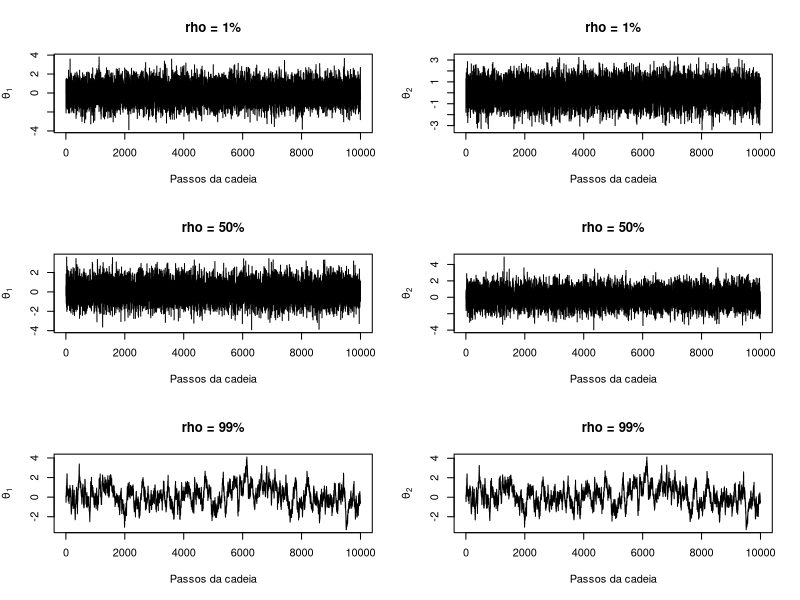
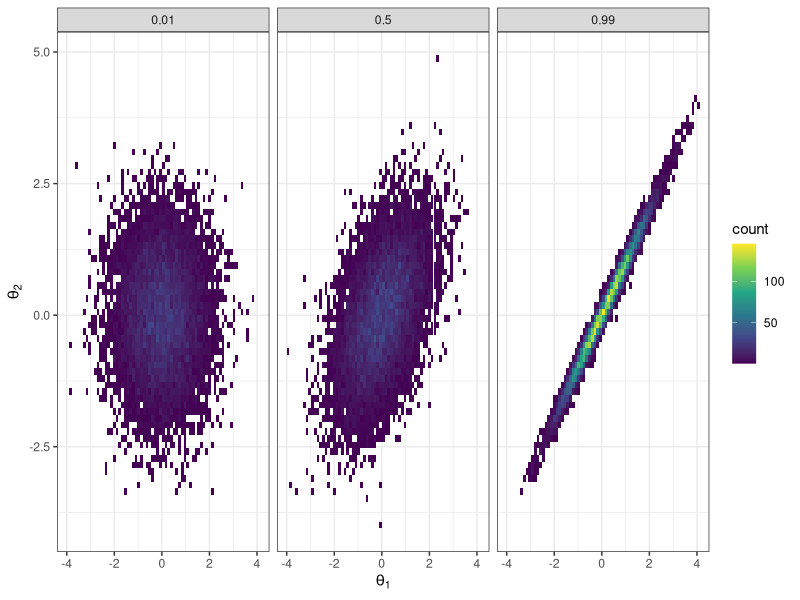
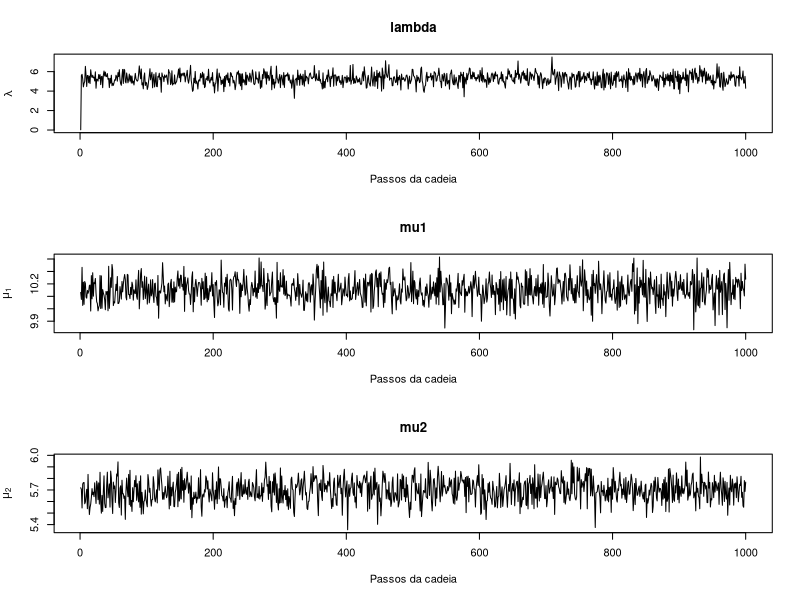
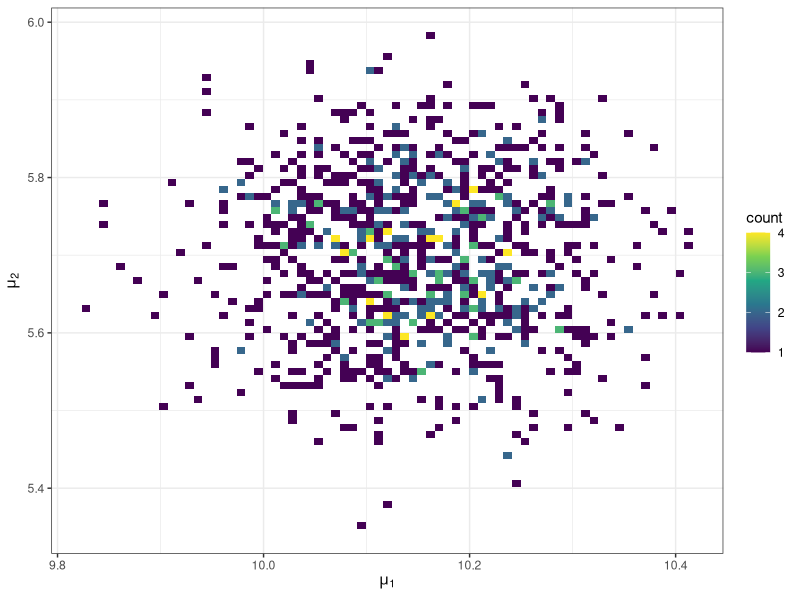
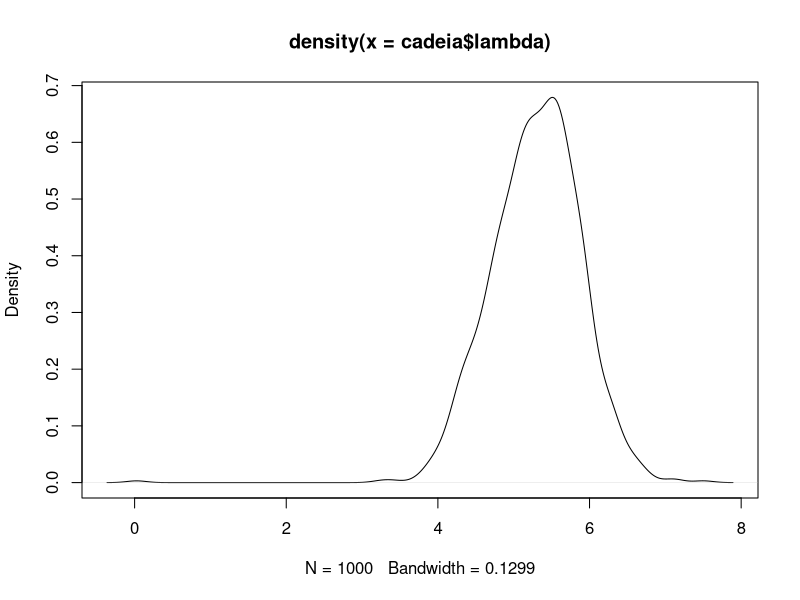
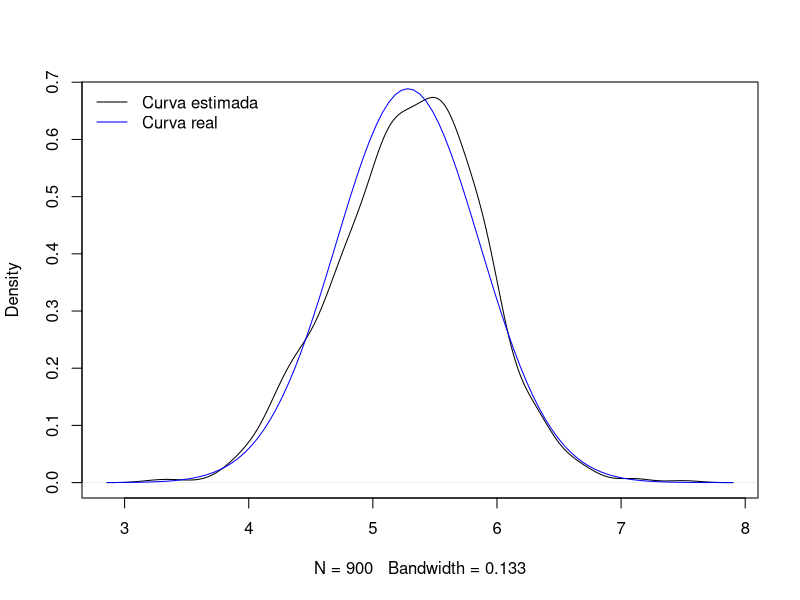
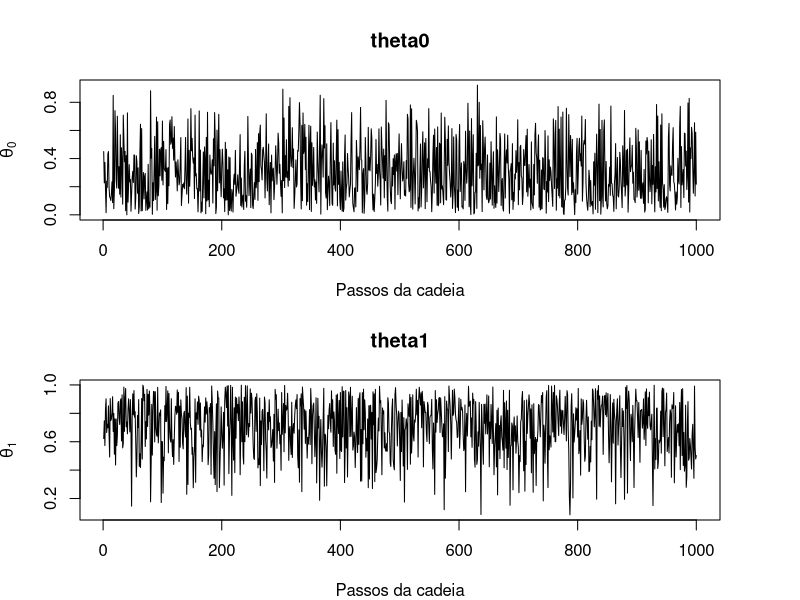
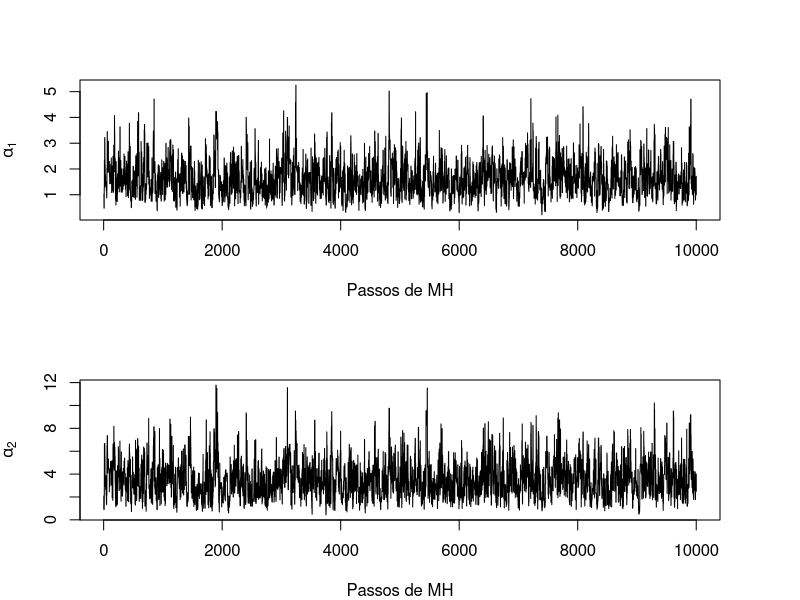

R code for these plots, in order:
###############################################################################
###############################################################################
###########                                                         ###########
########### Lista Fixacao 2 - Metodos Computacionalmente Intensivos ###########
###########                                                         ###########
###############################################################################
###############################################################################

# Semestre: 2/2021
# Monitor: Rodrigo Ferrari Lucas Lassance
# Lista: https://www.overleaf.com/project/6123a4be8e1e62ce6f6cfcae


###############################################################################
#######################   Questao 1 - Gibbs c/ Normal   #######################
###############################################################################

##(a)
#theta2 | theta1 ~ N(theta1*rho, 1-rho^2)

##(b)
gibbs_normal <- function(M, rho, theta.ini = c(0,0)){
  
  #Criando os theta's
  theta1 <- theta2 <- numeric()
  
  #Adicionando o valor de inicialização
  theta1[1] <- theta.ini[1]
  theta2[1] <- theta.ini[2]
  
  #Gerando os novos valores via Gibbs
  for(i in 2:(M+1)){
    #theta1 -> theta2
    theta2[i] <- rnorm(1, theta1[i-1]*rho, sqrt(1 - rho^2))
    #theta2 -> theta1
    theta1[i] <- rnorm(1, theta2[i]*rho, sqrt(1 - rho^2)) #Sempre o valor mais recente
  }
  
  #Removendo os valores iniciais
  theta1 <- theta1[-1]
  theta2 <- theta2[-1]
  
  return(data.frame(theta1 = theta1, theta2 = theta2))
}

rhos <- c(.01, .5, .99) #Valores de rho de interesse
M <- 10000 #Numeros de simulacoes
cadeias <- list()
for(rho in rhos){
  Valor <- paste('rho = ', rho*100, '%', sep = '') #Nome para a lista
  cadeias[[Valor]] <- gibbs_normal(M, rho, theta.ini = c(0,0))
}

#Plot de cada configuracao
par(mfrow = c(3,2))
for(i in 1:3){
  #Convergencia de theta1
  plot(cadeias[[i]][,1], type = 'l', main = names(cadeias)[i],
       xlab = "Passos da cadeia", ylab = expression(theta[1]))
  #Convergencia de theta2
  plot(cadeias[[i]][,2], type = 'l', main = names(cadeias)[i],
       xlab = "Passos da cadeia", ylab = expression(theta[2]))
}
library(ggplot2)
library(dplyr)
#Distribuicao conjunta
conjunta <- bind_rows(cadeias)
conjunta$rho <- c(rep(.01,M), rep(.5,M), rep(.99,M))
ggplot(conjunta, aes(x=theta1, y=theta2) ) +
  geom_bin2d(bins = 70) +
  scale_fill_continuous(type = "viridis") +
  theme_bw() +
  xlab(expression(theta[1])) +
  ylab(expression(theta[2])) +
  facet_wrap(~ rho)


##(c)
# O amostrador mais eficiente foi o terceiro, visto que
# esta mais concentrado. Isso faz sentido, ja que rho eh
# maior, portanto um parametro carrega mais informacao
# acerca do estado do outro




################################################################################
###################   Questao 2 - Gibbs hierarquico Normal   ###################
################################################################################

#(a)
##lambda | . ~ N[(mu1+mu2)/3, 1/3]
##mu1 | . ~ N[(n1*x1.barra + lambda)/(n1+1), 1/(n1+1)]
##mu2 | . ~ N[(n2*x2.barra + lambda)/(n2+1), 1/(n2+1)]


#(b)
gibbs_normal_hier <- function(M, x1.barra, x2.barra, n1, n2, parm.init = c(0,0,0)){
  lambda <- mu1 <- mu2 <- numeric()
  
  #Atribuindo os valores iniciais
  lambda[1] <- parm.init[1]
  mu1[1] <- parm.init[2]
  mu2[1] <- parm.init[3]
  
  #Atualizando os parametros
  for(i in 2:(M+1)){
    lambda[i] <- rnorm(1, (mu1[i-1]+mu2[i-1])/3, sqrt(1/3))
    mu1[i] <- rnorm(1, (n1*x1.barra + lambda[i])/(n1+1), sqrt(1/(n1+1)))
    mu2[i] <- rnorm(1, (n2*x2.barra + lambda[i])/(n2+1), sqrt(1/(n2+1)))
  }
  
  #Removendo valores iniciais
  lambda <- lambda[-1]
  mu1 <- mu1[-1]
  mu2 <- mu2[-1]
  
  return(data.frame(lambda = lambda, mu1 = mu1, mu2 = mu2))
}

x1.barra <- 10.2
x2.barra <- 5.7
n1 <- n2 <- 100
M <- 1000

cadeia <- gibbs_normal_hier(M, x1.barra, x2.barra, n1, n2)

par(mfrow = c(3,1))
##Convergencia de lambda
plot(cadeia[,1], type = 'l', main = names(cadeia)[1],
     xlab = "Passos da cadeia", ylab = expression(lambda))
##Convergencia de mu1
plot(cadeia[,2], type = 'l', main = names(cadeia)[2],
     xlab = "Passos da cadeia", ylab = expression(mu[1]))
##Convergencia de theta2
plot(cadeia[,3], type = 'l', main = names(cadeia)[3],
     xlab = "Passos da cadeia", ylab = expression(mu[2]))

##Distribuicao conjunta dos mu's
ggplot(cadeia, aes(x=mu1, y=mu2) ) +
  geom_bin2d(bins = 70) +
  scale_fill_continuous(type = "viridis") +
  theme_bw() +
  xlab(expression(mu[1])) +
  ylab(expression(mu[2]))
cor(cadeia$mu1, cadeia$mu2) #Baixa ou nenhuma correlacao entre as amostras

par(mfrow = c(1,1))
plot(density(cadeia$lambda))

#(c)
##lambda|x ~ N(m, v)
##d = 3*n1*n2 + 2*(n1+n2) + 1
##m = (n1*x1.barra*(n2+1) + n2*x2.barra*(n1+1))/d
##v = (n1+1)*(n2+1)/d

x1.barra <- 10.2
x2.barra <- 5.7
n1 <- n2 <- 100

d = 3*n1*n2 + 2*(n1+n2) + 1
m = (n1*x1.barra*(n2+1) + n2*x2.barra*(n1+1))/d
v = (n1+1)*(n2+1)/d

c(mean(cadeia$lambda[-(1:100)]), m)
c(var(cadeia$lambda[-(1:100)]), v)

par(mfrow = c(1,1))
plot(density(cadeia$lambda[-(1:100)]), main = "")
curve(dnorm(x, mean = m, sd = sqrt(v)), col='blue', add=T)
legend("topleft", c("Curva estimada", "Curva real"), lty = 1,
       col = c('black', 'blue'), bty = 'n')



###############################################################################
####################   Questao 3 - Gibbs c/ Ber/Beta/Ber   ####################
###############################################################################
#Passo 1: simular X4 e X6 de uma Ber(0.5)
#Se X4 = 0 e X6 = 0, theta0 ~ Beta(2, 4) e theta1 ~ Beta(3, 1)
#Se X4 = 0 e X6 = 1, theta0 ~ Beta(2, 3) e theta1 ~ Beta(3, 2)
#Se X4 = 1 e X6 = 0, theta0 ~ Beta(1, 4) e theta1 ~ Beta(4, 1)
#Se X4 = 1 e X6 = 1, theta0 ~ Beta(1, 3) e theta1 ~ Beta(4, 2)

#Para este caso, nao preciso de um valor inicial pois theta0 e theta1 sao
#condicionalmente independentes
Gibbs_BerBeta <- function(M){
  theta0 <- theta1 <- numeric()
  for(i in 1:M){
    X <- rbinom(2,1,.5)
    if(X[1] == 0 & X[2] == 0){
      theta0[i] <- rbeta(1,2,4)
      theta1[i] <- rbeta(1,3,1)
    } else if(X[1] == 0 & X[2] == 1){
      theta0[i] <- rbeta(1,2,3)
      theta1[i] <- rbeta(1,3,2)
    } else if(X[1] == 1 & X[2] == 0){
      theta0[i] <- rbeta(1,1,4)
      theta1[i] <- rbeta(1,4,1)
    } else{
      theta0[i] <- rbeta(1,1,3)
      theta1[i] <- rbeta(1,4,2)
    }
  }
  return(data.frame(theta0 = theta0, theta1 = theta1))
}

cadeia_theta <- Gibbs_BerBeta(M = 1000)

par(mfrow = c(2,1), mar = c(4,4,4,4))
##Convergencia de theta0
plot(cadeia_theta[,1], type = 'l', main = names(cadeia_theta)[1],
     xlab = "Passos da cadeia", ylab = expression(theta[0]))
##Convergencia de theta1
plot(cadeia_theta[,2], type = 'l', main = names(cadeia_theta)[2],
     xlab = "Passos da cadeia", ylab = expression(theta[1]))



###############################################################################
#######################   Questao 4 - Gibbs Beta/Gama   #######################
###############################################################################

MH_beta_gama <- function(M, x, parm.init = c(1,1), st.dev = c(.1,.1)){
  alfa1 <- alfa2 <- numeric()
  
  #Atribuindo os valores iniciais
  alfa1[1] <- parm.init[1]
  alfa2[1] <- parm.init[2]
  
  lvero <- function(x, a1, a2) sum(dbeta(x,a1,a2, log=T))
  
  conta <- c(0,0)
  
  #Iniciando MH
  for(i in 2:(M+1)){
    #Passo de alfa1
    alfa1.prop <- exp(rnorm(1, log(alfa1[i-1]), st.dev[1]))
    lrazao <- lvero(x, alfa1.prop, alfa2[i-1]) - lvero(x, alfa1[i-1], alfa2[i-1]) + #Verossimilhanca
      dgamma(alfa1.prop, 1, 1, log = T) - dgamma(alfa1[i-1], 1, 1, log = T) + #Priori
      log(alfa1.prop) - log(alfa1[i-1]) #Passo de MH
    ##Aceite
    ifelse(lrazao > log(runif(1)),
           c(alfa1[i] <- alfa1.prop, conta[1] <- conta[1] + 1),
           alfa1[i] <- alfa1[i-1])
    
    #Passo de alfa2
    alfa2.prop <- exp(rnorm(1, log(alfa2[i-1]), st.dev[2]))
    lrazao <- lvero(x, alfa1[i], alfa2.prop) - lvero(x, alfa1[i], alfa2[i-1]) + #Verossimilhanca
      dgamma(alfa2.prop, 1, 1, log = T) - dgamma(alfa2[i-1], 1, 1, log = T) + #Priori
      log(alfa2.prop) - log(alfa2[i-1]) #Passo de MH
    ##Aceite
    ifelse(lrazao > log(runif(1)),
           c(alfa2[i] <- alfa2.prop, conta[2] <- conta[2] + 1),
           alfa2[i] <- alfa2[i-1])
  }
  return(list(aceita = conta/M, cadeias = data.frame(alfa1, alfa2)))
}

x = c(0.21,0.35,0.23,0.27,0.31,0.29,0.24)
resultado <- MH_beta_gama(M = 10000, x, st.dev = c(.8,.8))

resultado$aceita #Checar se a taxa de aceitacao eh adequada

par(mfrow = c(2,1))
plot(resultado$cadeia$alfa1, ylab = expression(alpha[1]), xlab = "Passos de MH",
     type = 'l')
plot(resultado$cadeia$alfa2, ylab = expression(alpha[2]), xlab = "Passos de MH",
     type = 'l')



###############################################################################
#######################   Questao 5 - Gibbs p/ Imagem   #######################
###############################################################################
library(dplyr)

A <- 0:10

#Gera uma lista dos vizinhos de cada coordenada
vizinhos <- function(A){
  min.A <- min(A)
  max.A <- max(A)
  df <- data.frame(i=as.numeric(),
                   j=as.numeric(),
                   viz_i=as.numeric(),
                   viz_j=as.numeric())
  for(i in A){
    for(j in A){
      mexe.i <- c(i-1, i, i, i+1)
      mexe.j <- c(j, j-1, j+1, j)
      checa.viz <- which(mexe.i >= min.A & mexe.i <= max.A &
                         mexe.j >= min.A & mexe.j <= max.A)
      mexe.i <- mexe.i[checa.viz]
      mexe.j <- mexe.j[checa.viz]
      casos <- length(mexe.i)
      df <- bind_rows(df,
                      data.frame(i = rep(i, casos), j = rep(j, casos),
                                 viz_i = mexe.i, viz_j = mexe.j)
                      )
    }
  }
  return(df)
}

#Log da funcao de probabilidade sem constante de proporcionalidade
lprob_disc <- function(Z, lambda, i, j, viz, vals_Z){
  #Identificando os vizinhos
  viz_Z <- viz[which(viz[,1] == i & viz[,2] == j), 3:4]
  #Numero de vizinhos
  n_viz <- dim(viz_Z)[1]
  #Acumulando valores dos vizinhos
  soma_viz <- 0
  for(k in 1:n_viz){
    soma_viz <- soma_viz + Z[viz_Z[k,1] + 1, viz_Z[k,2] + 1]
  }
  return(-(4*lambda*n_viz)*(vals_Z - soma_viz/n_viz)^2/2)
}


##(a)
Gibbs_discreto <- function(M, lambda, A, vals_Z = 0:1){
  #Aspectos de A
  tam.A <- length(A)
  viz <- vizinhos(A)
  #Configuracoes iniciais
  Z <- array(NA, c(tam.A, tam.A, M+1))
  Z.novos <- matrix(sample(vals_Z,tam.A^2,replace = T), nrow = tam.A, ncol = tam.A)
  Z[,,1] <- Z.novos
  #Inicializando a cadeia
  for(k in 2:(M+1)){ #Nivel da iteracao
    for(i in 1:tam.A){ #Linha da imagem
      for(j in 1:tam.A){ #Coluna da imagem
        lvero <- lprob_disc(Z = Z.novos, lambda, i-1, j-1, viz, vals_Z) #Coleta sua vero
        vero <- exp(lvero)
        probs = vero/sum(vero)
        Z.novos[i,j] <- sample(vals_Z, 1, prob = probs)
      }
    }
    Z[,,k] <- Z.novos
  }
  #Removendo o primeiro caso
  Z <- Z[,,-1]
  return(Z)
}

m <- 5
cadeia_binaria <- Gibbs_discreto(M = m^2, lambda = .5, A = 0:10, vals_Z = 0:1)

par(mar=c(.5, .5, .5, .5), mfrow = c(m,m))
for(i in 1:dim(cadeia_binaria)[3]){
  image(cadeia_binaria[,,i], useRaster=TRUE, axes=FALSE)
}


##(b)
m <- 5
cadeia_gray <- Gibbs_discreto(M = m^2, lambda = 1, A = 0:10, vals_Z = 0:255)

par(mar=c(.5, .5, .5, .5), mfrow = c(m,m))
for(i in 1:dim(cadeia_binaria)[3]){
  image(cadeia_gray[,,i], useRaster=TRUE, axes=FALSE)
}

##(c)
Gibbs_continuo <- function(M, lambda, A){
  #Aspectos de A
  tam.A <- length(A)
  viz <- vizinhos(A)
  #Configuracoes iniciais
  Z <- array(NA, c(tam.A, tam.A, M+1))
  Z.novos <- matrix(0, nrow = tam.A, ncol = tam.A)
  Z[,,1] <- Z.novos
  #Inicializando a cadeia
  for(k in 2:(M+1)){ #Nivel da iteracao
    for(i in 1:tam.A){ #Linha da imagem
      for(j in 1:tam.A){ #Coluna da imagem
        #Identificando os vizinhos
        viz_Z <- viz[which(viz[,1] == i-1 & viz[,2] == j-1), 3:4]
        #Numero de vizinhos
        n_viz <- dim(viz_Z)[1]
        #Acumulando valores dos vizinhos
        soma_viz <- 0
        for(l in 1:n_viz){
          soma_viz <- soma_viz + Z.novos[viz_Z[l,1] + 1, viz_Z[l,2] + 1]
        }
        Z.novos[i,j] <- rnorm(1, soma_viz/n_viz, 1/sqrt(4*lambda*n_viz))
      }
    }
    Z[,,k] <- Z.novos
  }
  #Removendo o prmeiro caso
  Z <- Z[,,-1]
  return(Z)
}

n = 5
cadeia_cont <- Gibbs_continuo(M = 5^2, lambda = 1, A=0:10)

par(mar=c(.5, .5, .5, .5), mfrow = c(m,m))
for(i in 1:dim(cadeia_binaria)[3]){
  image(cadeia_cont[,,i], useRaster=TRUE, axes=FALSE)
}
